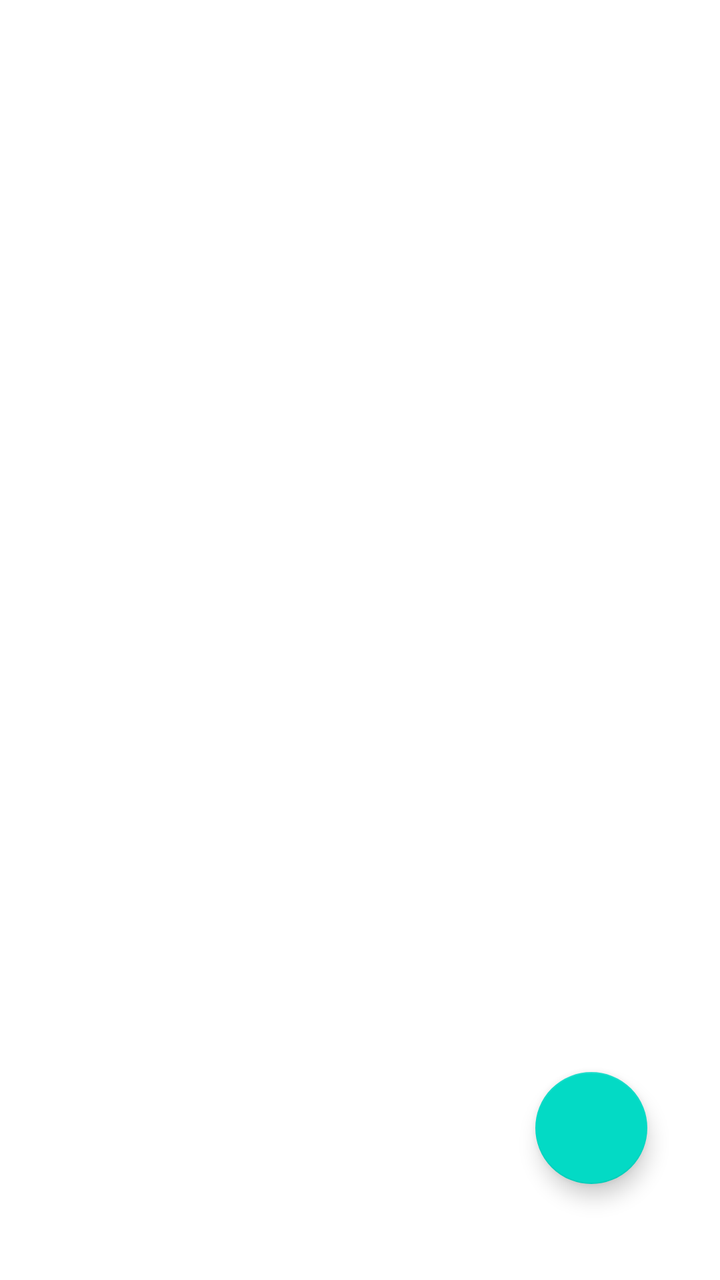
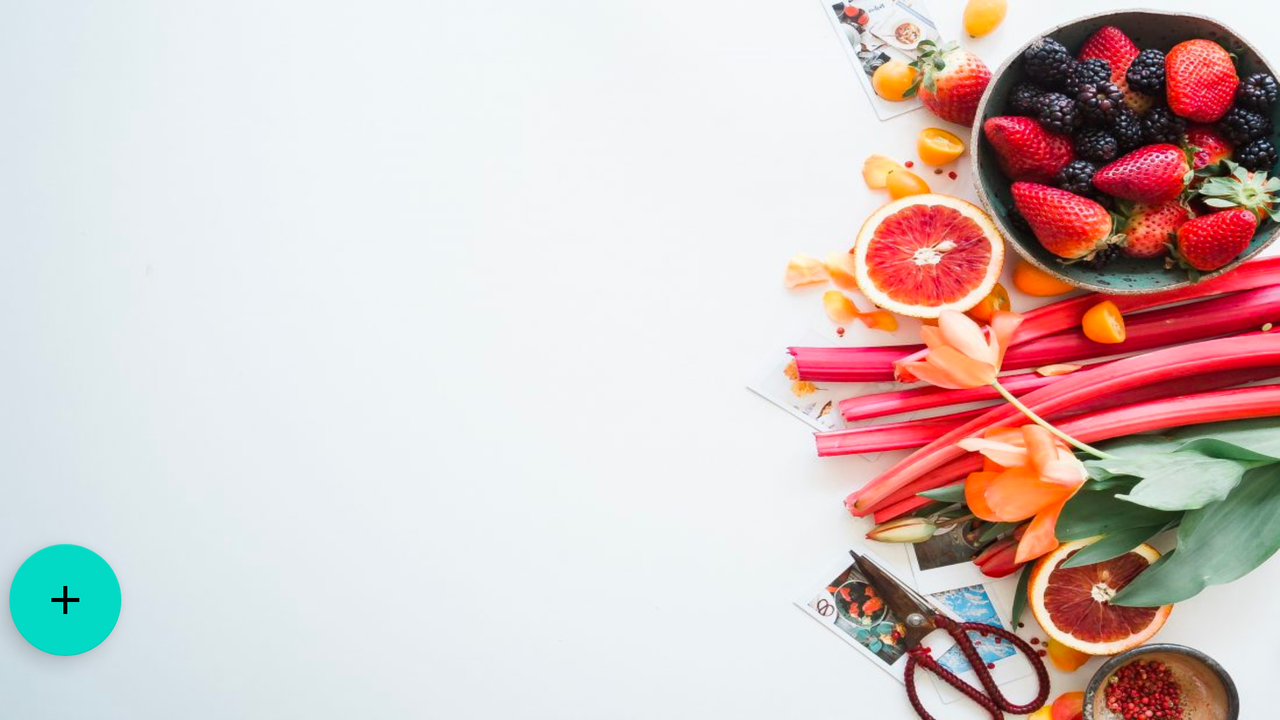

One screen, two layout resources from the same app: the default and the repository's alternative for another configuration. Each is rendered where Android would select it; the XML of both is given below.
<!-- AndroidManifest.xml: application theme Theme.Fruity -->
<!-- res/layout/activity_main.xml -->
<?xml version="1.0" encoding="utf-8"?>
<androidx.constraintlayout.widget.ConstraintLayout xmlns:android="http://schemas.android.com/apk/res/android"
    xmlns:app="http://schemas.android.com/apk/res-auto"
    xmlns:tools="http://schemas.android.com/tools"
    android:layout_width="match_parent"
    android:layout_height="match_parent"
    tools:context=".MainActivity">
    <androidx.recyclerview.widget.RecyclerView
        android:id="@+id/dbFruits"
        android:layout_width="match_parent"
        android:layout_height="match_parent"/>

    <com.google.android.material.floatingactionbutton.FloatingActionButton
        android:layout_width="wrap_content"
        android:layout_height="wrap_content"
        android:onClick="addNewFruit"
        android:layout_marginBottom="48dp"
        app:layout_constraintBottom_toBottomOf="parent"
        app:layout_constraintEnd_toEndOf="parent"
        app:layout_constraintHorizontal_bias="0.881"
        app:layout_constraintStart_toStartOf="parent" />
</androidx.constraintlayout.widget.ConstraintLayout>
<!-- resources referenced by this layout -->
<resources>
  <style name="Theme.Fruity" parent="Theme.MaterialComponents.DayNight.DarkActionBar">
          
          <item name="colorPrimary">@color/MediumSeaGreen</item>
          <item name="colorPrimaryVariant">@color/SeaGreen</item>
          <item name="colorOnPrimary">@color/white</item>
          
          <item name="colorSecondary">@color/teal_200</item>
          <item name="colorSecondaryVariant">@color/teal_700</item>
          <item name="colorOnSecondary">@color/black</item>
          
          <item name="android:statusBarColor" tools:targetApi="l">?attr/colorPrimaryVariant</item>
          
      </style>
</resources>
<!-- res/layout-land/activity_main.xml (the repository's variant of the layout above) -->
<!-- drawn on the phone turned sideways -->
<?xml version="1.0" encoding="utf-8"?>
<androidx.constraintlayout.widget.ConstraintLayout xmlns:android="http://schemas.android.com/apk/res/android"
    xmlns:app="http://schemas.android.com/apk/res-auto"
    xmlns:tools="http://schemas.android.com/tools"
    android:layout_width="match_parent"
    android:layout_height="match_parent"
    tools:context=".MainActivity"
    android:background="@drawable/img_4">

    
    
    
    
    
    
    
    
    
    

    <androidx.recyclerview.widget.RecyclerView
        android:id="@+id/dbFruits"
        android:layout_width="412dp"
        android:layout_height="311dp"

        app:layout_constraintBottom_toBottomOf="parent"
        app:layout_constraintEnd_toEndOf="parent"
        app:layout_constraintHorizontal_bias="0.191"
        app:layout_constraintStart_toStartOf="parent"
        app:layout_constraintTop_toTopOf="parent"
        app:layout_constraintVertical_bias="0.99" />

    <com.google.android.material.floatingactionbutton.FloatingActionButton
        android:id="@+id/addFav.Fruit"
        android:layout_width="wrap_content"
        android:layout_height="wrap_content"
        android:onClick="addNewFruit"
        android:src="@drawable/add_foreground"
        app:layout_constraintBottom_toBottomOf="parent"
        app:layout_constraintEnd_toEndOf="parent"
        app:layout_constraintHorizontal_bias="0.008"
        app:layout_constraintStart_toStartOf="parent"
        app:layout_constraintTop_toTopOf="parent"
        app:layout_constraintVertical_bias="0.895" />

</androidx.constraintlayout.widget.ConstraintLayout>
<!-- resources referenced by the variant -->
<!-- as the phone turned sideways resolves them -->
<resources>
  <!-- drawable add_foreground (drawable) -->
  <vector xmlns:android="http://schemas.android.com/apk/res/android"
      android:width="108dp"
      android:height="108dp"
      android:viewportWidth="108"
      android:viewportHeight="108"
      android:tint="?attr/colorControlNormal">
    <group android:scaleX="4.5"
        android:scaleY="4.5">
      <path
          android:fillColor="@android:color/white"
          android:pathData="M19,13h-6v6h-2v-6H5v-2h6V5h2v6h6v2z"/>
    </group>
  </vector>
  <!-- drawable img_4: png bitmap (drawable, 886503 bytes) -->
  <style name="Theme.Fruity" parent="Theme.MaterialComponents.DayNight.DarkActionBar">
          
          <item name="colorPrimary">@color/MediumSeaGreen</item>
          <item name="colorPrimaryVariant">@color/SeaGreen</item>
          <item name="colorOnPrimary">@color/white</item>
          
          <item name="colorSecondary">@color/teal_200</item>
          <item name="colorSecondaryVariant">@color/teal_700</item>
          <item name="colorOnSecondary">@color/black</item>
          
          <item name="android:statusBarColor" tools:targetApi="l">?attr/colorPrimaryVariant</item>
          
      </style>
</resources>
